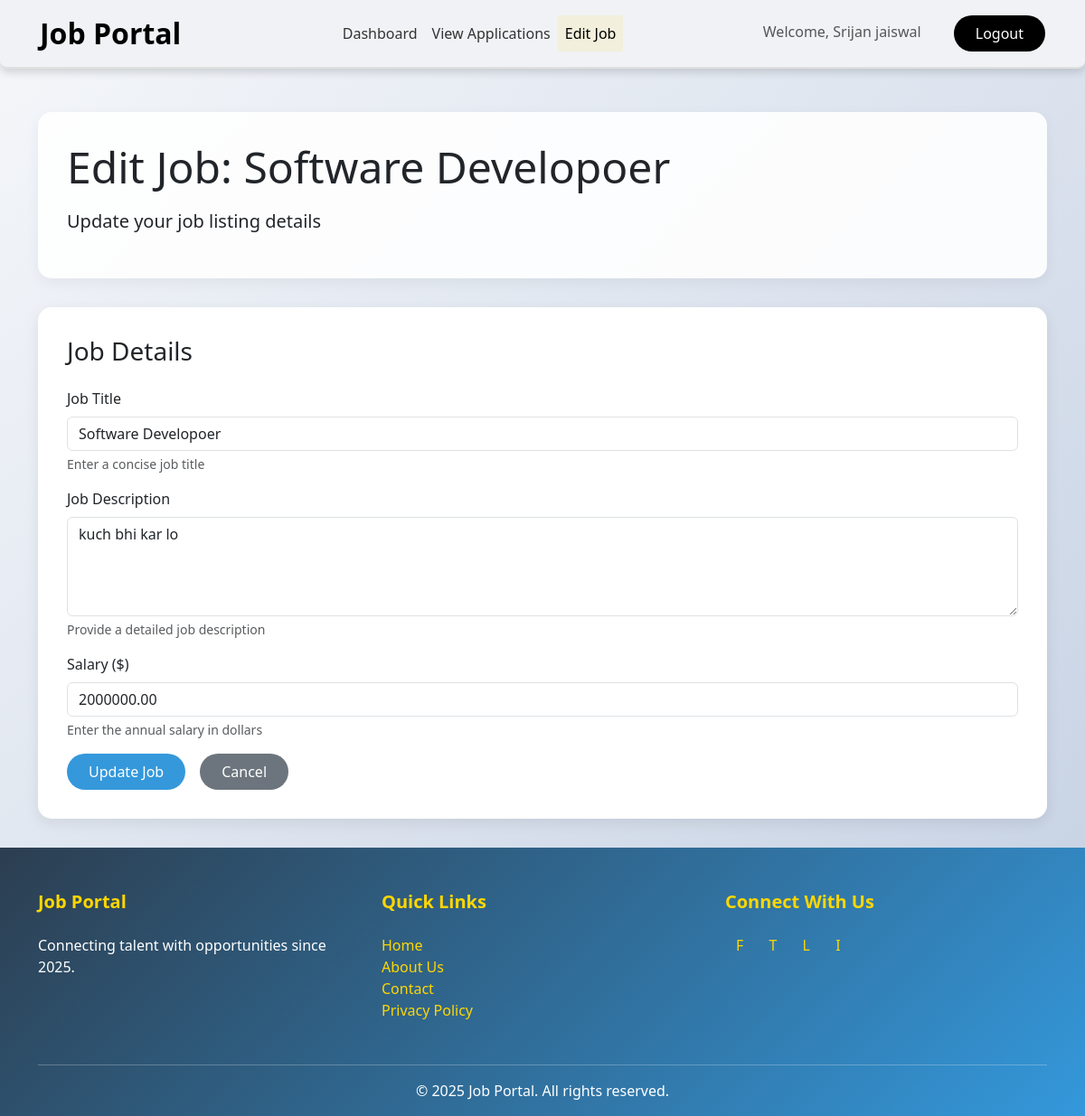
/jobs/edit_job.php?id=1 (signed in), run on the app's committed database.
### tables this page shows
CREATE TABLE `jobs` (
  `id` int(11) NOT NULL,
  `employer_id` int(11) NOT NULL,
  `title` varchar(100) NOT NULL,
  `description` text NOT NULL,
  `salary` decimal(10,2) NOT NULL,
  `created_at` timestamp NOT NULL DEFAULT current_timestamp(),
  `updated_at` timestamp NULL DEFAULT NULL,
  `status` enum('active','closed','draft') NOT NULL DEFAULT 'active'
);

### jobs/edit_job.php (the view, shortened to what this page needs)
<?php
require_once __DIR__ . '/../includes/db.php';
$user_id = filter_var($_SESSION['user_id'], FILTER_VALIDATE_INT);
$user_name = htmlspecialchars($_SESSION['user_name'] ?? 'Employer', ENT_QUOTES, 'UTF-8');
$job = null;
$error_message = '';
if (isset($_GET['id'])) {
    $job_id = filter_var($_GET['id'], FILTER_VALIDATE_INT);
    if ($job_id === false) {
        $error_message = "Invalid job ID.";
    } else {
        try {
            $stmt = $conn->prepare("SELECT id, title, description, salary
                                  FROM jobs
                                  WHERE id = ? AND employer_id = ?");
            $stmt->bind_param("ii", $job_id, $user_id);
            $stmt->execute();
            $result = $stmt->get_result();
            if ($result->num_rows === 0) {
                $error_message = "Job not found or you don't have permission to edit it.";
            } else {
                $job = $result->fetch_assoc();
            }
        } catch (Exception $e) {
            error_log("Error fetching job: " . $e->getMessage());
            $error_message = "An error occurred while fetching the job details.";
        }
    }
} else {
    $error_message = "No job ID provided.";
}
?>
<!DOCTYPE html>
<html lang="en">
<head>
    <link rel="stylesheet" href="https://cdn.jsdelivr.net/npm/bootstrap@5.3.0/dist/css/bootstrap.min.css"
>
</head>
<body>
    <nav class="navbar navbar-expand-lg" aria-label="Main navigation">
        <div class="container-fluid">
            <a class="navbar-brand" href="../views/dashboard.php" aria-label="Job Portal Home">Job Portal</a>
            <div class="collapse navbar-collapse" id="navbarNav">
                <ul class="navbar-nav mx-auto">
                    <li class="nav-item">
                        <a class="nav-link" href="../views/dashboard.php">Dashboard</a>
                    </li>
                    <li class="nav-item">
                        <a class="nav-link" href="../applications/view_applications.php">View Applications</a>
                    </li>
                    <li class="nav-item">
                        <a class="nav-link active" aria-current="page" href="#">Edit Job</a>
                    </li>
                </ul>
                <div class="navbar-actions">
                    <span class="navbar-text me-3" aria-live="polite">
                        Welcome, <?php echo $user_name; ?>
                    </span>
                    <a href="../auth/logout.php" class="btn btn-nav btn-nav-primary"
                       aria-label="Logout">Logout</a>
                </div>
            </div>
        </div>
    </nav>
    <main class="container mt-5" role="main">
        <section class="welcome-section" aria-labelledby="welcome-heading">
            <h2 class="display-5 mb-3" id="welcome-heading">
                Edit Job: <?php echo $job ? htmlspecialchars($job['title']) : 'Job'; ?>
            </h2>
            <p class="lead">Update your job listing details</p>
        </section>
        <section class="form-container" aria-labelledby="edit-job-heading">
            <h3 id="edit-job-heading" class="mb-4">Job Details</h3>
            <?php if (!empty($error_message)): ?>
                <div class="alert alert-danger rounded-pill" role="alert">
                    <?php echo htmlspecialchars($error_message); ?>
                </div>
            <?php elseif (!$job): ?>
                <div class="alert alert-warning rounded-pill" role="alert">
                    Unable to load job details.
                </div>
            <?php else: ?>
                <form method="POST" novalidate>
                    <div class="mb-3">
                        <label for="title" class="form-label">Job Title</label>
                        <input type="text" name="title" id="title" class="form-control"
                               required aria-describedby="titleHelp"
                               value="<?php echo htmlspecialchars($job['title']); ?>"
                               placeholder="Enter job title">
                        <div id="titleHelp" class="form-text">Enter a concise job title</div>
                    </div>
                    <div class="mb-3">
                        <label for="description" class="form-label">Job Description</label>
                        <textarea name="description" id="description" class="form-control"
                                  rows="4" required aria-describedby="descHelp"
                                  placeholder="Describe the job responsibilities and requirements"><?php echo htmlspecialchars($job['description']); ?></textarea>
                        <div id="descHelp" class="form-text">Provide a detailed job description</div>
                    </div>
                    <div class="mb-3">
                        <label for="salary" class="form-label">Salary ($)</label>
                        <input type="number" name="salary" id="salary" class="form-control"
                               required min="1" step="0.01" aria-describedby="salaryHelp"
                               value="<?php echo htmlspecialchars($job['salary']); ?>"
                               placeholder="Enter annual salary">
                        <div id="salaryHelp" class="form-text">Enter the annual salary in dollars</div>
                    </div>
                    <div class="d-flex gap-3">
                        <button type="submit" class="btn btn-primary"
                                aria-label="Update job listing">Update Job</button>
                        <a href="../views/dashboard.php" class="btn btn-secondary"
                           aria-label="Return to dashboard">Cancel</a>
                    </div>
                </form>
            <?php endif; ?>
        </section>
    </main>
    <footer role="contentinfo">
        <div class="container">
            <div class="row">
                <div class="col-md-4 mb-3">
                    <h5>Job Portal</h5>
                    <p>Connecting talent with opportunities since 2025.</p>
                </div>
                <div class="col-md-4 mb-3">
                    <h5>Quick Links</h5>
                    <ul class="list-unstyled">
                        <li><a href="#">Home</a></li>
                        <li><a href="#">About Us</a></li>
                        <li><a href="#">Contact</a></li>
                        <li><a href="#">Privacy Policy</a></li>
                    </ul>
                </div>
                <div class="col-md-4 mb-3">
                    <h5>Connect With Us</h5>
                    <div class="social-icons">
                        <a href="https://facebook.com" target="_blank"
                           aria-label="Follow us on Facebook" title="Facebook">
                        </a>
                        <a href="https://twitter.com" target="_blank"
                           aria-label="Follow us on Twitter" title="Twitter">
                        </a>
                        <a href="https://linkedin.com" target="_blank"
                           aria-label="Connect with us on LinkedIn" title="LinkedIn">
                        </a>
                        <a href="https://instagram.com" target="_blank"
                           aria-label="Follow us on Instagram" title="Instagram">
                        </a>
                    </div>
                </div>
            </div>
            <hr>
            <div class="text-center">
                <p class="mb-0">© <?php echo date('Y'); ?> Job Portal. All rights reserved.</p>
            </div>
        </div>
    </footer>
</body>
</html>

### jobs/edit_job.php (style rules this page uses)
body { background: linear-gradient(135deg, #f5f7fa 0%, #c3cfe2 100%); min-height: 100vh; font-family: 'Segoe UI', sans-serif; display: flex; flex-direction: column; }
main { flex: 1 0 auto; }
.navbar { background: #f0f2f5; box-shadow: 0 4px 10px rgba(0,0,0,0.15); padding: 0.5rem 2rem; border-radius: 0 0 8px 8px; border-bottom: 2px solid #e0e0e0; }
.navbar-brand { font-weight: bold; font-size: 2rem; color: #000; transition: color 0.3s ease; }
.nav-link { color: #333; font-weight: 500; padding: 0.5rem 1rem; transition: color 0.3s ease, background-color 0.3s ease; }
.nav-link:hover, .nav-link.active { color: #000; background-color: rgba(255, 215, 0, 0.1); }
.btn-nav-primary { background: #000; color: white; border: none; margin-left: 1rem; border-radius: 20px; padding: 0.5rem 1.5rem; transition: all 0.3s ease; }
.welcome-section { background: rgba(255,255,255,0.9); border-radius: 15px; padding: 2rem; margin-bottom: 2rem; box-shadow: 0 5px 15px rgba(0,0,0,0.05); }
.form-container { background: white; border-radius: 15px; box-shadow: 0 5px 15px rgba(0,0,0,0.08); padding: 2rem; }
.btn-primary { background: #3498db; border: none; border-radius: 25px; padding: 0.5rem 1.5rem; transition: all 0.3s ease; }
.btn-secondary { background: #6c757d; border: none; border-radius: 25px; padding: 0.5rem 1.5rem; transition: all 0.3s ease; }
footer { background: linear-gradient(135deg, #2c3e50 0%, #3498db 100%); color: white; padding: 3rem 0 1rem; margin-top: 2rem; flex-shrink: 0; }
footer h5 { color: #ffd700; font-weight: 600; margin-bottom: 1.5rem; }
footer a { color: #ffd700; text-decoration: none; transition: color 0.3s ease; }
.social-icons a { display: inline-block; margin: 0 0.75rem; transition: all 0.3s ease; }

### data on the page
jobs: title "Software Developoer", description "kuch bhi kar lo", salary "2000000.00"

### other printed values
$user_name "Srijan jaiswal"
